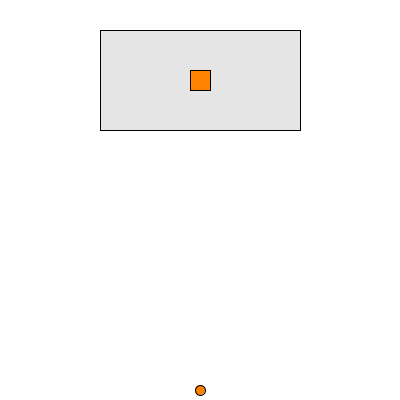
Frame 1 (no input)
Frame 60 (the mouse pressed at the canvas centre just before this capture): identical to frame 1, image omitted
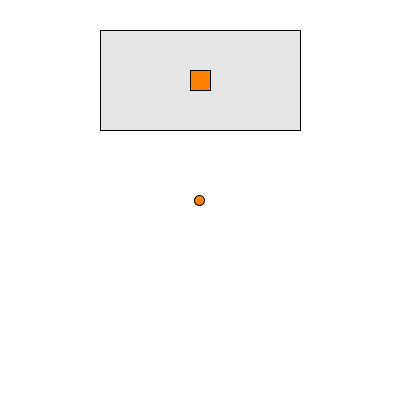
Frame 120 (the mouse held since frame 60 and released just before this capture)

The Processing sketch that drew these frames (run headless with seeded random() and noise(); from frame 60 on, the mouse is pressed at the canvas centre):

// Processing sketch: sketch6656
// ── sketch6656.pde
float x =200;
float y =390;
void setup() {
  size(400, 400);
  background(255);
  fill(255, 130, 0);
  ellipse(x, y, r, r);
  fill(122);
  rect(100, 100, 100, 100);
  fill(255, 130, 0);
  rect(190, 70, 20, 20);
}
float vx=0.0;
float vy=0.0; //velocity 
int r=10;  
boolean pressed = false;
void draw() {
  //  if (mousePressed=true) {
  background(255);
  fill(122, 50);
  rect(100, 30, 200, 100);
  fill(255, 130, 0);
  rect(190, 70, 20, 20);
  ellipse(x, y, r, r); 
  if (mousePressed==true) {
    pressed = false;
    vx=random(-1.5, 1.5);
    vy=random(-1.5, 1.5);
    translate(x=mouseX, y=mouseY);
  }
  if (x<5) {
    vx=-vx;
  }
  if (x>395) {
    vx=-vx;
  }
  if (y<5) {
    vy=-vy;
  }
  if (y>395) {
    vy=-vy;
  }
  if (100<=mouseX&&mouseX<=300) {
    if (30<=mouseY&&mouseY<=130) {
      pressed=false;
      background(0);
      fill(255);
      textSize(100) ;
      text("out!", 105, 220);
      vx=0;
      vy=0;
      if (mousePressed) {
        pressed=false;
        background(0);
        fill(255);
        textSize(100) ;
        text("out!", 105, 220);
      }
      if (190<x&&x<210) {
        if (70<y&&y<90) {
          vx=0;
          vy=0;
          background(0);
          fill(255);
          textSize(100); 
          text("great!", 70, 220);
        }
      }
    }
  }

  if (190<x&&x<210) {
    if (70<y&&y<90) {
      vx=0;
      vy=0;
      background(0);
      fill(255);
      textSize(100); 
      text("great!", 70, 220);
    }
  }



  x+=vx; 
  y+=vy;
  fill(255, 130, 0);
  //  }
}
//void mousePressed() {
//  pressed = true;
//}
